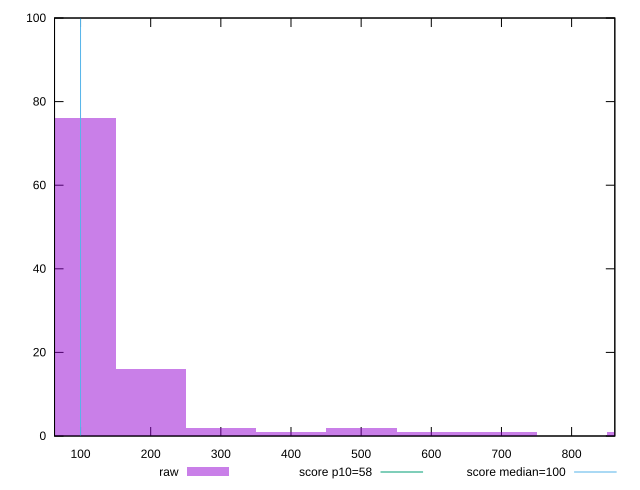

The script that saved this image:
reset

$raw <<EOF
100.12265952129478 76
200.24531904258956 16
300.3679785638843 2
600.7359571277686 1
500.6132976064739 2
400.4906380851791 1
901.103935691653 1
700.8586166490635 1
EOF

set key outside below
set boxwidth 100.12265952129478
set xrange [62.93333333333333:861.6]
set yrange [0:100]
set trange [0:100]
set style fill transparent solid 0.5 noborder

set parametric
set terminal svg size 640, 490 enhanced background rgb 'white'
set output "reprap/estimated-input-latency/samples/pages+cached+noexternal+nomedia+nocss+nojs/raw/histogram.svg"

plot $raw title "raw" with boxes, \
     58,t title "score p10=58", \
     100,t title "score median=100"

reset
